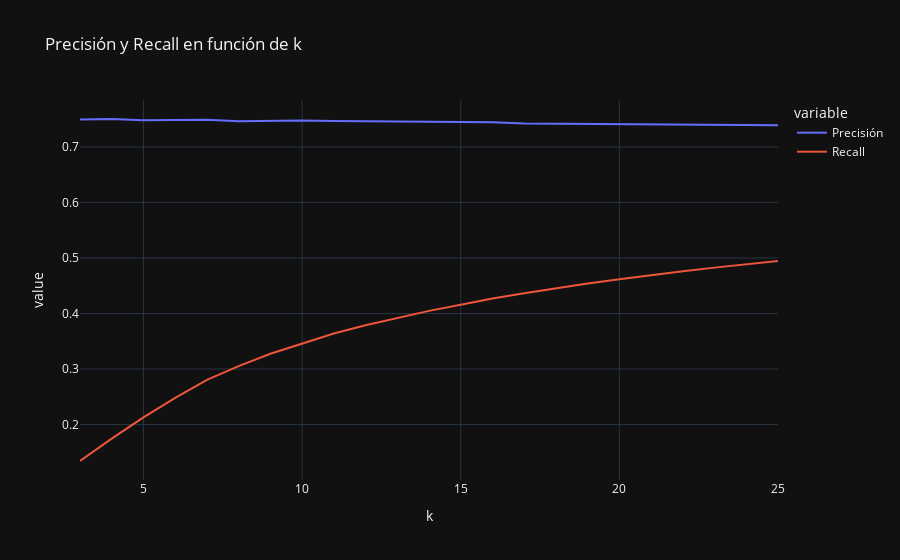

Write notebook code for a chart like this one.
### Markdown cell above
- Precisión alta y recall bajo
  - El modelo es bueno para sugerir cervezas que Carl disfrutará, pero puede estar omitiendo opciones buenas que deberían aparecer en el top 10. Esto puede ser aceptable, ya que muchas veces preferimos ofrecer solo las mejores recomendaciones (alta precisión), incluso si no se cubre todo lo relevante.

### Code cell
ks = range(3, 26)
precisiones = []
recalls = []

for k in ks:
    precisions_k, recalls_k = precision_recall_at_k(predictions_svd, k=k, threshold=3.5)
    precision_promedio = sum(precisions_k.values()) / len(precisions_k)
    recall_promedio = sum(recalls_k.values()) / len(recalls_k)
    precisiones.append(precision_promedio)
    recalls.append(recall_promedio)

# Crear un DataFrame para los resultados
df_metrics = pd.DataFrame({
    'k': ks,
    'Precisión': precisiones,
    'Recall': recalls
})

fig = px.line(df_metrics, x='k', y=['Precisión', 'Recall'], title='Precisión y Recall en función de k',template='plotly_dark')
fig.show()

### Figure 1 — Plotly figure (JSON) as saved in the notebook; plotly's stock layout.template omitted (floating-point values rounded to 4 significant figures)
{"data": [{"hovertemplate": "variable=Precisión<br>k=%{x}<br>value=%{y}<extra></extra>", "legendgroup": "Precisión", "line": {"color": "#636efa", "dash": "solid"}, "marker": {"symbol": "circle"}, "mode": "lines", "name": "Precisión", "orientation": "v", "showlegend": true, "type": "scatter", "x": [3, 4, 5, 6, 7, 8, 9, 10, 11, 12, 13, 14, 15, 16, 17, 18, 19, 20, 21, 22, 23, 24, 25], "xaxis": "x", "y": [0.7493, 0.7504, 0.7482, 0.7485, 0.749, 0.7465, 0.7473, 0.7476, 0.7466, 0.7461, 0.7461, 0.7452, 0.7445, 0.7446, 0.7422, 0.7419, 0.742, 0.7409, 0.7412, 0.7407, 0.7404, 0.7396, 0.7391], "yaxis": "y"}, {"hovertemplate": "variable=Recall<br>k=%{x}<br>value=%{y}<extra></extra>", "legendgroup": "Recall", "line": {"color": "#EF553B", "dash": "solid"}, "marker": {"symbol": "circle"}, "mode": "lines", "name": "Recall", "orientation": "v", "showlegend": true, "type": "scatter", "x": [3, 4, 5, 6, 7, 8, 9, 10, 11, 12, 13, 14, 15, 16, 17, 18, 19, 20, 21, 22, 23, 24, 25], "xaxis": "x", "y": [0.1344, 0.1747, 0.213, 0.2482, 0.2806, 0.3053, 0.3276, 0.3465, 0.364, 0.3789, 0.3924, 0.4048, 0.416, 0.4272, 0.4363, 0.4454, 0.4541, 0.4618, 0.4694, 0.4761, 0.4827, 0.4888, 0.4948], "yaxis": "y"}], "layout": {"legend": {"title": {"text": "variable"}, "tracegroupgap": 0}, "title": {"text": "Precisión y Recall en función de k"}, "xaxis": {"anchor": "y", "domain": [0, 1], "title": {"text": "k"}}, "yaxis": {"anchor": "x", "domain": [0, 1], "title": {"text": "value"}}}}
